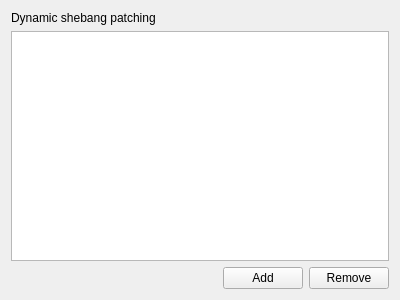
<?xml version="1.0" encoding="UTF-8"?>
<ui version="4.0">
 <class>Support</class>
 <widget class="QWidget" name="Support">
  <property name="geometry">
   <rect>
    <x>0</x>
    <y>0</y>
    <width>400</width>
    <height>300</height>
   </rect>
  </property>
  <property name="windowTitle">
   <string>Support Settings</string>
  </property>
  <layout class="QVBoxLayout" name="verticalLayout">
   <item>
    <widget class="QLabel" name="label">
     <property name="text">
      <string>Dynamic shebang patching</string>
     </property>
    </widget>
   </item>
   <item>
    <widget class="QTableView" name="tableView"/>
   </item>
   <item>
    <layout class="QHBoxLayout" name="horizontalLayout">
     <item>
      <spacer name="horizontalSpacer">
       <property name="orientation">
        <enum>Qt::Horizontal</enum>
       </property>
       <property name="sizeHint" stdset="0">
        <size>
         <width>40</width>
         <height>20</height>
        </size>
       </property>
      </spacer>
     </item>
     <item>
      <widget class="QPushButton" name="pushButton">
       <property name="text">
        <string>Add</string>
       </property>
       <property name="icon">
        <iconset>
         <normaloff>:/icons/actions/run-build-install-root.png</normaloff>:/icons/actions/run-build-install-root.png</iconset>
       </property>
      </widget>
     </item>
     <item>
      <widget class="QPushButton" name="pushButton_2">
       <property name="text">
        <string>Remove</string>
       </property>
       <property name="icon">
        <iconset>
         <normaloff>:/icons/actions/edit-delete.png</normaloff>:/icons/actions/edit-delete.png</iconset>
       </property>
      </widget>
     </item>
    </layout>
   </item>
  </layout>
 </widget>
 <resources/>
 <connections/>
</ui>
